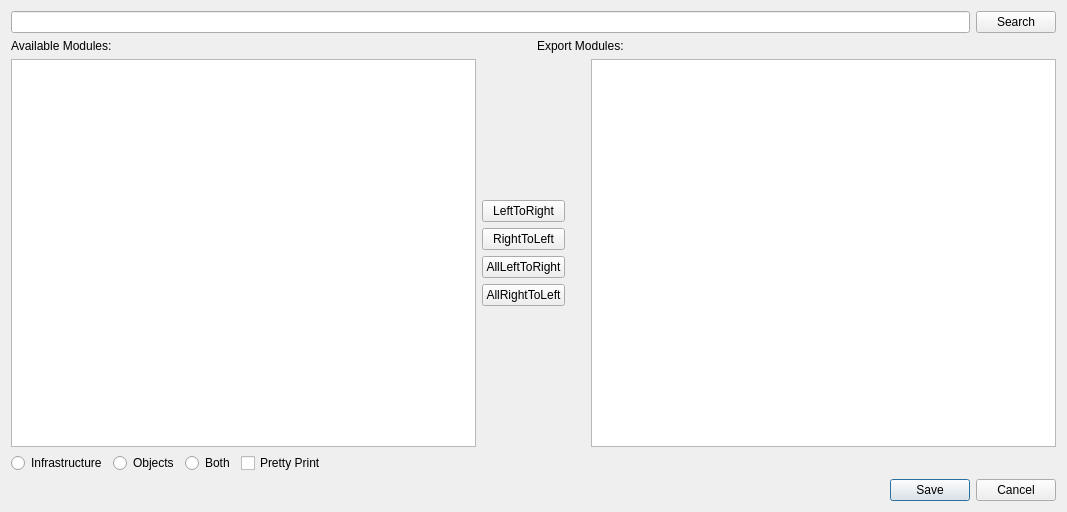
<?xml version="1.0" encoding="UTF-8"?>
<ui version="4.0">
 <class>SelectModulesDialog</class>
 <widget class="QDialog" name="SelectModulesDialog">
  <property name="geometry">
   <rect>
    <x>0</x>
    <y>0</y>
    <width>1067</width>
    <height>512</height>
   </rect>
  </property>
  <property name="windowTitle">
   <string>ModuleExportDialog</string>
  </property>
  <layout class="QVBoxLayout" name="verticalLayout">
   <item>
    <layout class="QHBoxLayout" name="horizontalLayout_3">
     <property name="topMargin">
      <number>0</number>
     </property>
     <item>
      <widget class="QLineEdit" name="filenameEdit"/>
     </item>
     <item>
      <widget class="QPushButton" name="browseButton">
       <property name="text">
        <string>Search</string>
       </property>
      </widget>
     </item>
    </layout>
   </item>
   <item>
    <layout class="QHBoxLayout" name="horizontalLayout_2">
     <property name="topMargin">
      <number>0</number>
     </property>
     <item>
      <widget class="QLabel" name="availableLabel">
       <property name="text">
        <string>Available Modules:</string>
       </property>
      </widget>
     </item>
     <item>
      <widget class="QLabel" name="exportLabel">
       <property name="text">
        <string>Export Modules:</string>
       </property>
      </widget>
     </item>
    </layout>
   </item>
   <item>
    <layout class="QHBoxLayout" name="horizontalLayout">
     <item>
      <widget class="QListView" name="availableView"/>
     </item>
     <item>
      <layout class="QVBoxLayout" name="verticalLayout_2">
       <property name="rightMargin">
        <number>20</number>
       </property>
       <item>
        <spacer name="verticalSpacer">
         <property name="orientation">
          <enum>Qt::Orientation::Vertical</enum>
         </property>
         <property name="sizeHint" stdset="0">
          <size>
           <width>20</width>
           <height>40</height>
          </size>
         </property>
        </spacer>
       </item>
       <item>
        <widget class="QPushButton" name="left2RightButton">
         <property name="text">
          <string>LeftToRight</string>
         </property>
        </widget>
       </item>
       <item>
        <widget class="QPushButton" name="right2LeftButton">
         <property name="text">
          <string>RightToLeft</string>
         </property>
        </widget>
       </item>
       <item>
        <widget class="QPushButton" name="allLeft2RightButton">
         <property name="text">
          <string>AllLeftToRight</string>
         </property>
        </widget>
       </item>
       <item>
        <widget class="QPushButton" name="allRight2LeftButton">
         <property name="text">
          <string>AllRightToLeft</string>
         </property>
        </widget>
       </item>
       <item>
        <spacer name="verticalSpacer_2">
         <property name="orientation">
          <enum>Qt::Orientation::Vertical</enum>
         </property>
         <property name="sizeHint" stdset="0">
          <size>
           <width>20</width>
           <height>40</height>
          </size>
         </property>
        </spacer>
       </item>
      </layout>
     </item>
     <item>
      <widget class="QListView" name="exportView"/>
     </item>
    </layout>
   </item>
   <item>
    <layout class="QHBoxLayout" name="horizontalLayout_4">
     <property name="topMargin">
      <number>0</number>
     </property>
     <item>
      <widget class="QRadioButton" name="infrastructureRadio">
       <property name="text">
        <string>Infrastructure</string>
       </property>
      </widget>
     </item>
     <item>
      <widget class="QRadioButton" name="objectsRadio">
       <property name="text">
        <string>Objects</string>
       </property>
      </widget>
     </item>
     <item>
      <widget class="QRadioButton" name="bothRadio">
       <property name="text">
        <string>Both</string>
       </property>
      </widget>
     </item>
     <item>
      <widget class="QCheckBox" name="prettyPrintCheck">
       <property name="text">
        <string>Pretty Print</string>
       </property>
      </widget>
     </item>
     <item>
      <spacer name="horizontalSpacer">
       <property name="orientation">
        <enum>Qt::Orientation::Horizontal</enum>
       </property>
       <property name="sizeHint" stdset="0">
        <size>
         <width>40</width>
         <height>20</height>
        </size>
       </property>
      </spacer>
     </item>
    </layout>
   </item>
   <item>
    <widget class="QDialogButtonBox" name="buttonBox">
     <property name="standardButtons">
      <set>QDialogButtonBox::StandardButton::Cancel|QDialogButtonBox::StandardButton::Save</set>
     </property>
    </widget>
   </item>
  </layout>
 </widget>
 <resources/>
 <connections/>
</ui>
